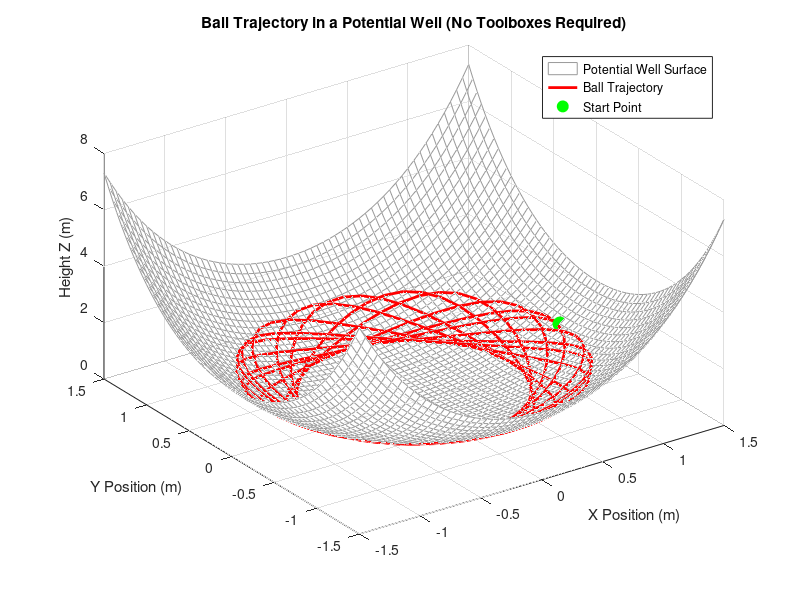

Recreate this plot in MATLAB.
clear; close all; clc;

% Define global variables for the ODE function
global m g;
m = 4;
g = 9.81;

% 1. Simulation Parameters
tspan = [0 15]; % Simulate for 15 seconds
% Initial conditions: [x0, dx0, y0, dy0]
% Start at x=1.2, y=0 with an initial sideways velocity dy=3.5
ics = [1.2, 0, 0, 3.5];
function dsdt = ball_ode(t, s)
    global m g;

    % Unpack states for readability
    x  = s(1);
    dx = s(2);
    y  = s(3);
    dy = s(4);

    Fx = -m * g * x * ((x^2 + y^2) + 1);
    Fy = -m * g * y * ((x^2 + y^2) + 1);


    dsdt = [dx;
            Fx/m;
            dy;
            Fy/m];
end

[t, states] = ode45(@ball_ode, tspan, ics);

x_ball = states(:, 1);
y_ball = states(:, 3);
z_ball = 0.25*(x_ball.^2 + y_ball.^2).^2 + 0.5*(x_ball.^2 + y_ball.^2);

figure('Position', [100, 100, 800, 600]);

[X, Y] = meshgrid(-1.5:0.05:1.5, -1.5:0.05:1.5);
Z = 0.25*(X.^2 + Y.^2).^2 + 0.5*(X.^2 + Y.^2);


mesh(X, Y, Z, 'FaceAlpha', 0.25, 'EdgeColor', [0.6 0.6 0.6]);
hold on;

plot3(x_ball, y_ball, z_ball, 'r-', 'LineWidth', 2);

z_start = 0.25*(ics(1)^2+ics(3)^2)^2 + 0.5*(ics(1)^2+ics(3)^2);
plot3(ics(1), ics(3), z_start, 'go', 'MarkerSize', 10, 'MarkerFaceColor', 'g');

xlabel('X Position (m)');
ylabel('Y Position (m)');
zlabel('Height Z (m)');
title('Ball Trajectory in a Potential Well (No Toolboxes Required)');
grid on;
view(-35, 40);
legend('Potential Well Surface', 'Ball Trajectory', 'Start Point');
